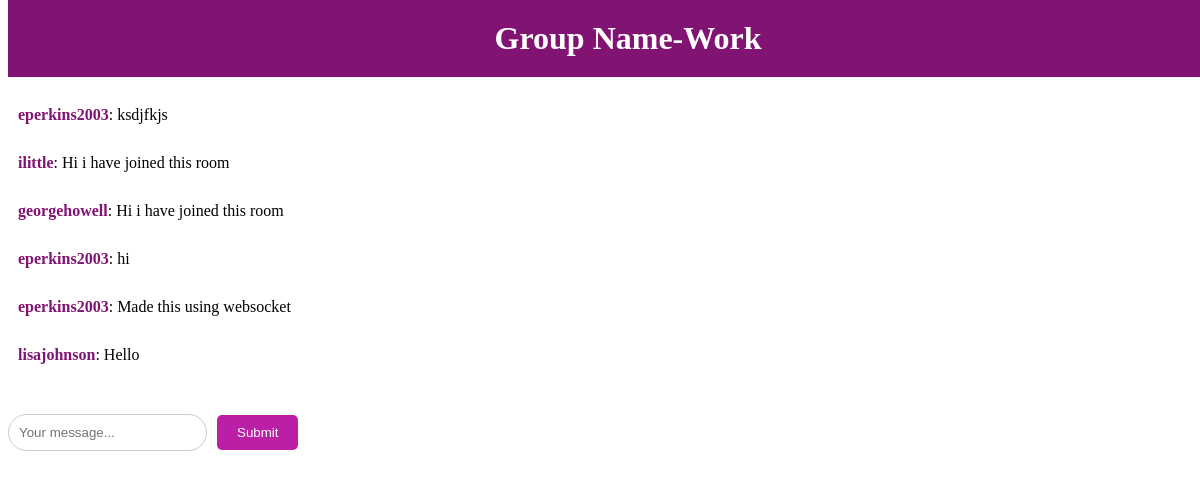
Before: /room/work (signed in) with the older database file.
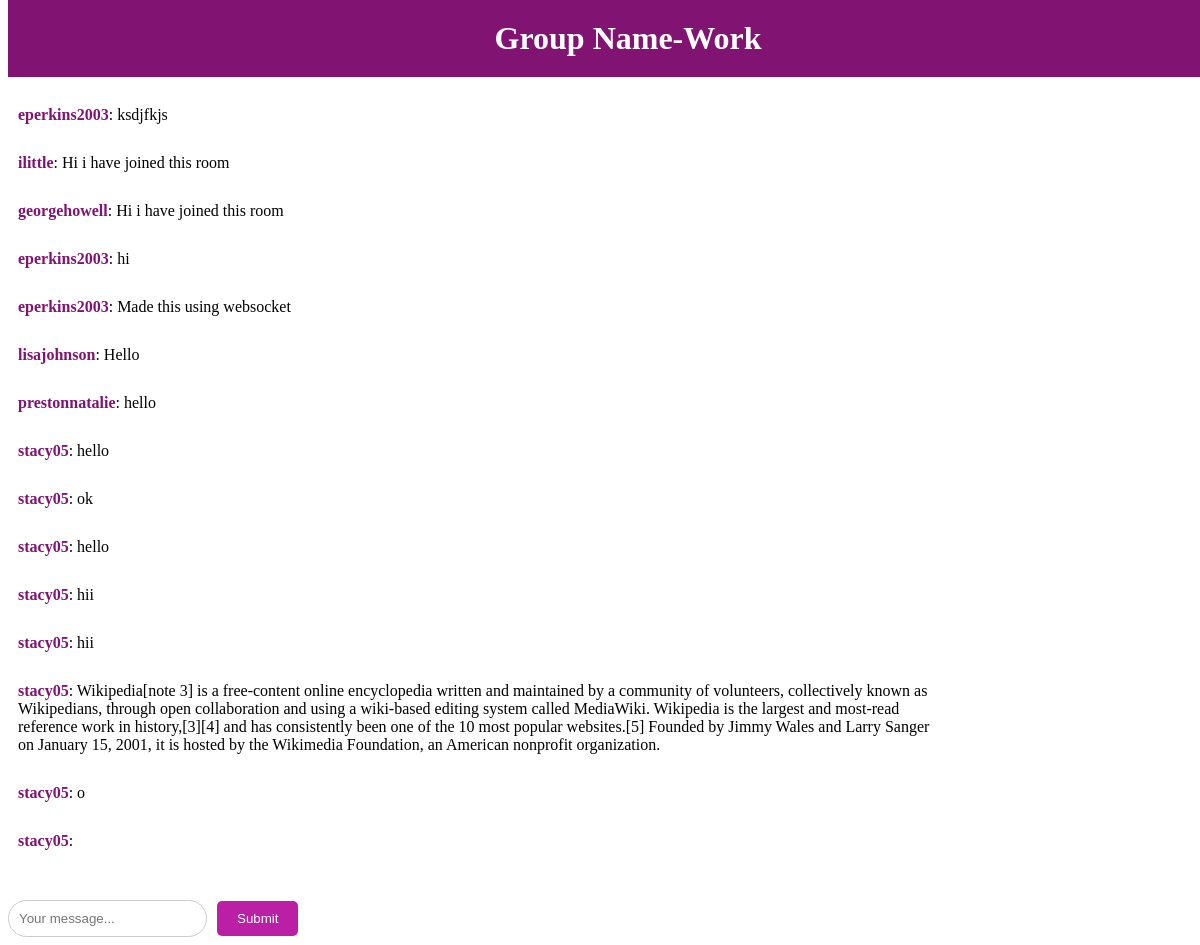
After: the same page with the newer database file.
### room/models.py (models this page shows, shortened)
class Message(models.Model):
    room = models.ForeignKey(Room, related_name='messages', on_delete=models.CASCADE)
    user = models.ForeignKey(User, related_name='messages', on_delete=models.CASCADE)
    content = models.TextField()
    date_added = models.DateTimeField(auto_now_add=True)
    class Meta:
        ordering = ('date_added',)

### room/views.py (the view)
# urls.py: path("room/",include("room.urls")),
@login_required
def room(request,slug):
    room=Room.objects.get(slug=slug)
    messages=Message.objects.filter(room=room)
    return render(request,'room/room.html',{'room':room,'messages':messages})

### room/templates/room/room.html (shortened to what this page needs)
{% load static %}
<!DOCTYPE html>
<html lang="en">
<head>
</head>
<body>
    <div class="chat-container">
        <div class="group-name">
          <h1>Group Name-{{ room.name }}</h1>
        </div>
        <div class="lg:w-2/4 mx-4 lg:mx-auto p-4 bg-white rounded-xl">
          <div class="chat-messages space-y-3" id="chat-messages">
            {% for m in messages %}
            <div class="chat-message"><b>{{ m.user.username }}</b>: {{ m.content }}</div>
            {% endfor %}
          </div>
        </div>
        <div class="w-80 mx-auto p-4 bg-white rounded-xl">
            <form method="post" action="." class="message-input-form">
              <input type="text" name="content" class="flex-1 mr-3 w-full rounded-l-lg" placeholder="Your message..." id="chat-message-input">
              <button class="px-5 py-3 rounded-r-lg text-white bg-teal-600 hover:bg-teal-700" id="chat-message-submit">Submit</button>
            </form>
          </div>
      </div>
</body>
</html>

Changed rows visible on the page:
added Message: user.username "prestonnatalie", content "hello"
added Message: user.username "stacy05", content "hello"
added Message: user.username "stacy05", content "ok"
added Message: user.username "stacy05", content "hello"
added Message: user.username "stacy05", content "hii"
added Message: user.username "stacy05", content "hii"
added Message: user.username "stacy05", content "Wikipedia[note 3] is a free-content online encyclopedia written and maintained by a community of volunteers, collectively known as Wikipedians, through open collaboration and using a wiki-based editing system called MediaWiki. Wikipedia is the largest and most-read reference work in history,[3][4] and has consistently been one of the 10 most popular websites.[5] Founded by Jimmy Wales and Larry Sanger on January 15, 2001, it is hosted by the Wikimedia Foundation, an American nonprofit organization."
added Message: user.username "stacy05", content "o"
added Message: user.username "stacy05"
